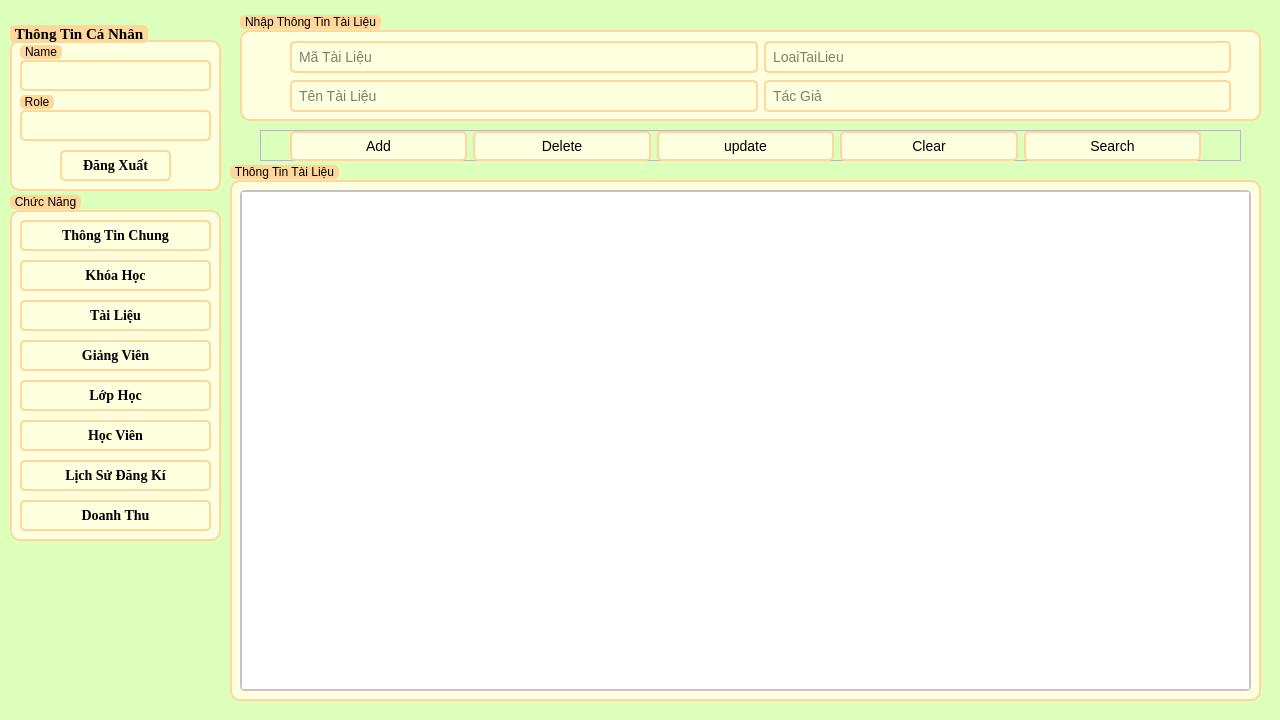
<?xml version="1.0" encoding="UTF-8"?>
<ui version="4.0">
 <class>Tailieu</class>
 <widget class="QWidget" name="Tailieu">
  <property name="geometry">
   <rect>
    <x>0</x>
    <y>0</y>
    <width>1280</width>
    <height>720</height>
   </rect>
  </property>
  <property name="windowTitle">
   <string>Quản Lý Tài Liệu</string>
  </property>
  <property name="styleSheet">
   <string notr="true">/* Global Font */
*{
	font: 700 11pt &quot;Times New Roman&quot;;
}

/* Main Widget Background */
QWidget#Tailieu {
    background-color: #DDFFBC;
}

/* LineEdit Styles */
QLineEdit {
    border: 2px solid #FFD79A;
    border-radius: 5px;
    padding: 5px;
    background-color: #FEFFDE;
    font-size: 14px;
}

QLineEdit:focus {
    border: 2px solid #0078d7;
}

/* PushButton Styles */
QPushButton {
    border: 2px solid #FFD79A;
    border-radius: 5px;
    padding: 5px 15px;
    background-color: #FEFFDE;
    color: #000000;
    font-size: 14px;
}

QPushButton:hover {
    background-color: #FFD79A;
}

QPushButton:pressed {
    background-color: #004494;
}

/* TableWidget Styles */
QTableWidget {
    border: 2px solid #c4c4c4;
    border-radius: 5px;
    font-size: 14px;
}

QHeaderView::section {
    background-color: #FFFAC0;
    color: #9DE6E8;
    padding: 5px;
    border: 1px solid #c4c4c4;
}

QTableWidget::item {
    padding: 5px;
}

QTableWidget::item:selected {
    background-color: #FFD79A;
    color: #FFFAC0;
}

QTableWidget::item:hover {
    background-color: #FFD79A;
}

/* ScrollBar Styles */
QScrollBar:vertical {
    border: none;
    background: #f0f0f0;
    width: 12px;
    margin: 15px 0 15px 0;
}

QScrollBar::handle:vertical {
    background: #c4c4c4;
    min-height: 20px;
    border-radius: 5px;
}

QScrollBar::add-line:vertical,
QScrollBar::sub-line:vertical {
    height: 0;
}

QScrollBar::add-page:vertical,
QScrollBar::sub-page:vertical {
    background: none;
}

/* QDateEdit Styles */
QDateEdit {
    border: 2px solid #FFD79A;
    border-radius: 5px;
    padding: 5px;
    background-color: #FEFFDE;
    font-size: 14px;
}

QDateEdit:focus {
    border: 2px solid #0078d7;
}

/* ComboBox Styles */
QComboBox {
    border: 2px solid #FFD79A;
    border-radius: 5px;
    padding: 5px;
    background-color: #FEFFDE;
    font-size: 14px;
    min-width: 6em;
}

QComboBox:focus {
    border: 2px solid #0078d7;
}

QComboBox::drop-down {
    border: none;
}

QComboBox::down-arrow {
    image: url(down_arrow.png); /* Thay đổi icon mũi tên nếu cần */
}

QComboBox::down-arrow:on {
    top: 1px;
    left: 1px;
}

QComboBox QAbstractItemView {
    border: 2px solid #FFD79A;
    border-radius: 5px;
    background-color: #FEFFDE;
    font-size: 14px;
    selection-background-color: #FFD79A;
}

/* TabWidget Styles */
QTabWidget::pane {
    border: 2px solid #FFD79A;
    border-radius: 5px;
    background-color: #FEFFDE;
    padding: 10px;
}

QTabBar::tab {
    background: #FFD79A;
    border: 2px solid #FFD79A;
    border-radius: 5px;
    padding: 10px;
    font-size: 14px;
    min-width: 100px;
}

QTabBar::tab:selected {
    background: #9DE6E8;
    color: #000000;
}

QTabBar::tab:!selected {
    background: #FEFFDE;
    color: #9DE6E8;
}

QTabBar::tab:hover {
    background: #9DE6E8;
    color: #FFFFFF;
}

QTabBar::tab:top:selected {
    border-bottom-color: none;
}

QTabBar::tab:bottom:selected {
    border-top-color: none;
}

QTabBar::tab:left:selected {
    border-right-color: none;
}

QTabBar::tab:right:selected {
    border-left-color: none;
}
/* PlainTextEdit Styles */
QPlainTextEdit {
    border: 2px solid #FFD79A;
    border-radius: 5px;
    padding: 5px;
    background-color: #FEFFDE;
    font-size: 13pt; /* Tăng cỡ chữ lên 16pt */
    color: #000000; /* Màu chữ đen */
}

QPlainTextEdit:focus {
    border: 2px solid #0078d7;
}
/* GroupBox Styles */
QGroupBox {
    border: 2px solid #FFD79A;
    border-radius: 10px;
    margin-top: 20px;
    background-color: #FEFFDE;
    padding: 10px;
}

QGroupBox::title {
    subcontrol-origin: margin;
    subcontrol-position: top left;
	top: 5px;
    padding: 0 3px;
    background-color: #FFD79A;
    border-radius: 5px;
    color: #000000;
    font-size: 14pt;
    font-weight: bold;
}
</string>
  </property>
  <widget class="QFrame" name="frame_fucntion">
   <property name="geometry">
    <rect>
     <x>260</x>
     <y>130</y>
     <width>981</width>
     <height>31</height>
    </rect>
   </property>
   <property name="frameShape">
    <enum>QFrame::StyledPanel</enum>
   </property>
   <property name="frameShadow">
    <enum>QFrame::Raised</enum>
   </property>
   <widget class="QWidget" name="layoutWidget">
    <property name="geometry">
     <rect>
      <x>30</x>
      <y>0</y>
      <width>911</width>
      <height>32</height>
     </rect>
    </property>
    <layout class="QHBoxLayout" name="horizontalLayout_3">
     <item>
      <widget class="QPushButton" name="btn_them">
       <property name="autoFillBackground">
        <bool>false</bool>
       </property>
       <property name="text">
        <string>Add</string>
       </property>
       <property name="icon">
        <iconset>
         <normaloff>../../icon/add.svg</normaloff>../../icon/add.svg</iconset>
       </property>
       <property name="iconSize">
        <size>
         <width>20</width>
         <height>16</height>
        </size>
       </property>
       <property name="shortcut">
        <string notr="true"/>
       </property>
      </widget>
     </item>
     <item>
      <widget class="QPushButton" name="btn_xoa">
       <property name="text">
        <string>Delete</string>
       </property>
       <property name="icon">
        <iconset>
         <normaloff>../../icon/delete.svg</normaloff>../../icon/delete.svg</iconset>
       </property>
       <property name="shortcut">
        <string notr="true"/>
       </property>
      </widget>
     </item>
     <item>
      <widget class="QPushButton" name="btn_capnhat">
       <property name="text">
        <string>update</string>
       </property>
       <property name="icon">
        <iconset>
         <normaloff>../../icon/update.svg</normaloff>../../icon/update.svg</iconset>
       </property>
       <property name="shortcut">
        <string notr="true"/>
       </property>
      </widget>
     </item>
     <item>
      <widget class="QPushButton" name="btn_xoathongtin">
       <property name="text">
        <string>Clear</string>
       </property>
       <property name="icon">
        <iconset>
         <normaloff>../../icon/clearall.svg</normaloff>../../icon/clearall.svg</iconset>
       </property>
       <property name="shortcut">
        <string notr="true"/>
       </property>
      </widget>
     </item>
     <item>
      <widget class="QPushButton" name="btn_tim">
       <property name="text">
        <string>Search</string>
       </property>
       <property name="icon">
        <iconset>
         <normaloff>../../icon/search.svg</normaloff>../../icon/search.svg</iconset>
       </property>
       <property name="shortcut">
        <string notr="true"/>
       </property>
      </widget>
     </item>
    </layout>
   </widget>
  </widget>
  <widget class="QGroupBox" name="groupBox">
   <property name="geometry">
    <rect>
     <x>240</x>
     <y>10</y>
     <width>1021</width>
     <height>111</height>
    </rect>
   </property>
   <property name="title">
    <string>Nhập Thông Tin Tài Liệu</string>
   </property>
   <widget class="QWidget" name="layoutWidget">
    <property name="geometry">
     <rect>
      <x>50</x>
      <y>30</y>
      <width>941</width>
      <height>74</height>
     </rect>
    </property>
    <layout class="QVBoxLayout" name="verticalLayout">
     <item>
      <layout class="QHBoxLayout" name="horizontalLayout">
       <item>
        <widget class="QLineEdit" name="matailieu">
         <property name="placeholderText">
          <string>Mã Tài Liệu</string>
         </property>
        </widget>
       </item>
       <item>
        <widget class="QLineEdit" name="loaitailieu">
         <property name="placeholderText">
          <string>LoaiTaiLieu</string>
         </property>
        </widget>
       </item>
      </layout>
     </item>
     <item>
      <layout class="QHBoxLayout" name="horizontalLayout_2">
       <item>
        <widget class="QLineEdit" name="tentailieu">
         <property name="placeholderText">
          <string>Tên Tài Liệu</string>
         </property>
        </widget>
       </item>
       <item>
        <widget class="QLineEdit" name="tacgia">
         <property name="placeholderText">
          <string>Tác Giả</string>
         </property>
        </widget>
       </item>
      </layout>
     </item>
    </layout>
   </widget>
  </widget>
  <widget class="QGroupBox" name="groupBox_5">
   <property name="geometry">
    <rect>
     <x>10</x>
     <y>190</y>
     <width>211</width>
     <height>351</height>
    </rect>
   </property>
   <property name="title">
    <string>Chức Năng</string>
   </property>
   <widget class="QPushButton" name="btn_doanhthu">
    <property name="geometry">
     <rect>
      <x>10</x>
      <y>310</y>
      <width>191</width>
      <height>31</height>
     </rect>
    </property>
    <property name="font">
     <font>
      <family>Times New Roman</family>
      <pointsize>-1</pointsize>
      <italic>false</italic>
      <bold>true</bold>
      <underline>false</underline>
      <strikeout>false</strikeout>
     </font>
    </property>
    <property name="text">
     <string>Doanh Thu</string>
    </property>
   </widget>
   <widget class="QPushButton" name="btn_lichsudangki">
    <property name="geometry">
     <rect>
      <x>10</x>
      <y>270</y>
      <width>191</width>
      <height>31</height>
     </rect>
    </property>
    <property name="font">
     <font>
      <family>Times New Roman</family>
      <pointsize>-1</pointsize>
      <italic>false</italic>
      <bold>true</bold>
      <underline>false</underline>
      <strikeout>false</strikeout>
     </font>
    </property>
    <property name="text">
     <string>Lịch Sử Đăng Kí</string>
    </property>
   </widget>
   <widget class="QPushButton" name="btn_tailieu">
    <property name="enabled">
     <bool>false</bool>
    </property>
    <property name="geometry">
     <rect>
      <x>10</x>
      <y>110</y>
      <width>191</width>
      <height>31</height>
     </rect>
    </property>
    <property name="font">
     <font>
      <family>Times New Roman</family>
      <pointsize>-1</pointsize>
      <italic>false</italic>
      <bold>true</bold>
      <underline>false</underline>
      <strikeout>false</strikeout>
     </font>
    </property>
    <property name="text">
     <string>Tài Liệu</string>
    </property>
   </widget>
   <widget class="QPushButton" name="btn_hocvien">
    <property name="geometry">
     <rect>
      <x>10</x>
      <y>230</y>
      <width>191</width>
      <height>31</height>
     </rect>
    </property>
    <property name="font">
     <font>
      <family>Times New Roman</family>
      <pointsize>-1</pointsize>
      <italic>false</italic>
      <bold>true</bold>
      <underline>false</underline>
      <strikeout>false</strikeout>
     </font>
    </property>
    <property name="text">
     <string>Học Viên</string>
    </property>
   </widget>
   <widget class="QPushButton" name="btn_lophoc">
    <property name="geometry">
     <rect>
      <x>10</x>
      <y>190</y>
      <width>191</width>
      <height>31</height>
     </rect>
    </property>
    <property name="font">
     <font>
      <family>Times New Roman</family>
      <pointsize>-1</pointsize>
      <italic>false</italic>
      <bold>true</bold>
      <underline>false</underline>
      <strikeout>false</strikeout>
     </font>
    </property>
    <property name="text">
     <string>Lớp Học</string>
    </property>
   </widget>
   <widget class="QPushButton" name="btn_giangvien">
    <property name="geometry">
     <rect>
      <x>10</x>
      <y>150</y>
      <width>191</width>
      <height>31</height>
     </rect>
    </property>
    <property name="font">
     <font>
      <family>Times New Roman</family>
      <pointsize>-1</pointsize>
      <italic>false</italic>
      <bold>true</bold>
      <underline>false</underline>
      <strikeout>false</strikeout>
     </font>
    </property>
    <property name="text">
     <string>Giảng Viên</string>
    </property>
   </widget>
   <widget class="QPushButton" name="btn_thongtinchung">
    <property name="enabled">
     <bool>true</bool>
    </property>
    <property name="geometry">
     <rect>
      <x>10</x>
      <y>30</y>
      <width>191</width>
      <height>31</height>
     </rect>
    </property>
    <property name="font">
     <font>
      <family>Times New Roman</family>
      <pointsize>-1</pointsize>
      <italic>false</italic>
      <bold>true</bold>
      <underline>false</underline>
      <strikeout>false</strikeout>
     </font>
    </property>
    <property name="text">
     <string>Thông Tin Chung</string>
    </property>
   </widget>
   <widget class="QPushButton" name="btn_khoahoc">
    <property name="enabled">
     <bool>true</bool>
    </property>
    <property name="geometry">
     <rect>
      <x>10</x>
      <y>70</y>
      <width>191</width>
      <height>31</height>
     </rect>
    </property>
    <property name="font">
     <font>
      <family>Times New Roman</family>
      <pointsize>-1</pointsize>
      <italic>false</italic>
      <bold>true</bold>
      <underline>false</underline>
      <strikeout>false</strikeout>
     </font>
    </property>
    <property name="text">
     <string>Khóa Học</string>
    </property>
   </widget>
  </widget>
  <widget class="QGroupBox" name="groupBox_2">
   <property name="enabled">
    <bool>true</bool>
   </property>
   <property name="geometry">
    <rect>
     <x>10</x>
     <y>20</y>
     <width>211</width>
     <height>171</height>
    </rect>
   </property>
   <property name="font">
    <font>
     <family>Times New Roman</family>
     <pointsize>11</pointsize>
     <italic>false</italic>
     <bold>true</bold>
    </font>
   </property>
   <property name="title">
    <string>Thông Tin Cá Nhân</string>
   </property>
   <widget class="QPushButton" name="btn_dangxuat">
    <property name="geometry">
     <rect>
      <x>50</x>
      <y>130</y>
      <width>111</width>
      <height>31</height>
     </rect>
    </property>
    <property name="font">
     <font>
      <family>Times New Roman</family>
      <pointsize>-1</pointsize>
      <italic>false</italic>
      <bold>true</bold>
      <underline>false</underline>
      <strikeout>false</strikeout>
     </font>
    </property>
    <property name="styleSheet">
     <string notr="true"/>
    </property>
    <property name="text">
     <string>Đăng Xuất</string>
    </property>
   </widget>
   <widget class="QGroupBox" name="groupBox_3">
    <property name="geometry">
     <rect>
      <x>10</x>
      <y>70</y>
      <width>191</width>
      <height>51</height>
     </rect>
    </property>
    <property name="title">
     <string>Role</string>
    </property>
    <widget class="QLineEdit" name="infor_role">
     <property name="enabled">
      <bool>false</bool>
     </property>
     <property name="geometry">
      <rect>
       <x>0</x>
       <y>20</y>
       <width>191</width>
       <height>31</height>
      </rect>
     </property>
    </widget>
   </widget>
   <widget class="QGroupBox" name="groupBox_4">
    <property name="geometry">
     <rect>
      <x>10</x>
      <y>20</y>
      <width>191</width>
      <height>51</height>
     </rect>
    </property>
    <property name="layoutDirection">
     <enum>Qt::LeftToRight</enum>
    </property>
    <property name="autoFillBackground">
     <bool>false</bool>
    </property>
    <property name="title">
     <string>Name</string>
    </property>
    <widget class="QLineEdit" name="infor_username">
     <property name="enabled">
      <bool>false</bool>
     </property>
     <property name="geometry">
      <rect>
       <x>0</x>
       <y>20</y>
       <width>191</width>
       <height>31</height>
      </rect>
     </property>
    </widget>
   </widget>
  </widget>
  <widget class="QGroupBox" name="groupBox_6">
   <property name="geometry">
    <rect>
     <x>230</x>
     <y>160</y>
     <width>1031</width>
     <height>541</height>
    </rect>
   </property>
   <property name="title">
    <string>Thông Tin Tài Liệu</string>
   </property>
   <widget class="QTableWidget" name="result_table">
    <property name="enabled">
     <bool>true</bool>
    </property>
    <property name="geometry">
     <rect>
      <x>10</x>
      <y>30</y>
      <width>1011</width>
      <height>501</height>
     </rect>
    </property>
   </widget>
  </widget>
 </widget>
 <resources/>
 <connections/>
</ui>
